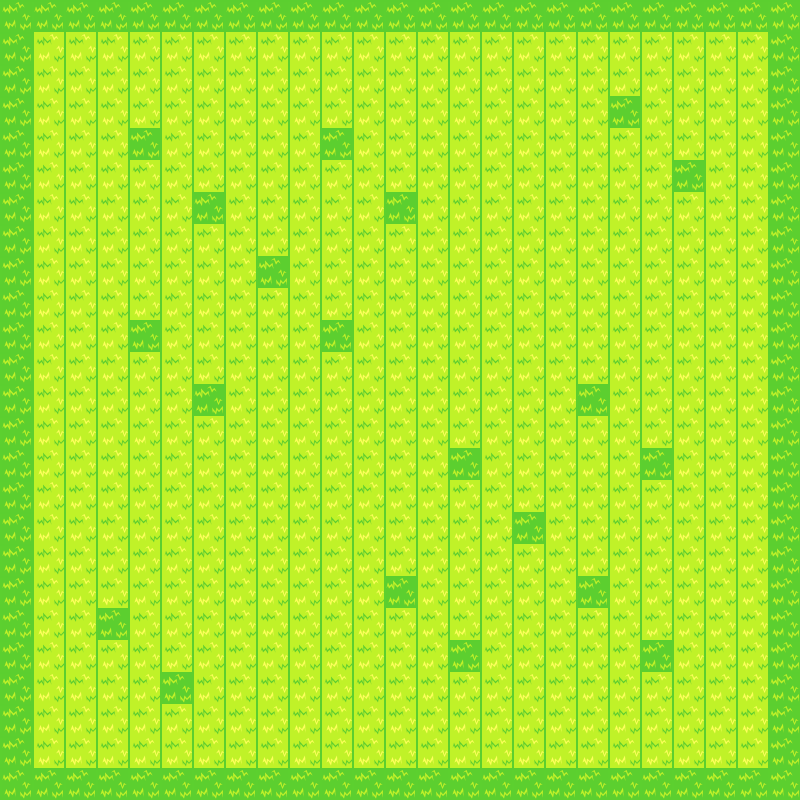

This game map was drawn from its Tiled (.tmx) file and the tilesets committed beside it. A one-line description and the trimmed map source follow:
An orthogonal 25x25 tile map with 32x32 px tiles, 1 tile layer (layer0).

<map version="1.4" tiledversion="1.4.3" orientation="orthogonal" renderorder="right-up" width="25" height="25" tilewidth="32" tileheight="32" infinite="0" nextlayerid="2" nextobjectid="1">
 <tileset firstgid="1" name="ground" tilewidth="32" tileheight="32" tilecount="2" columns="2">
  <image source="ground.png" width="68" height="34" />
 </tileset>
 <layer id="1" name="layer0" width="25" height="25">
  <data>[625 cells, 625 non-empty, 2 distinct tile ids]</data>
 </layer>
</map>
